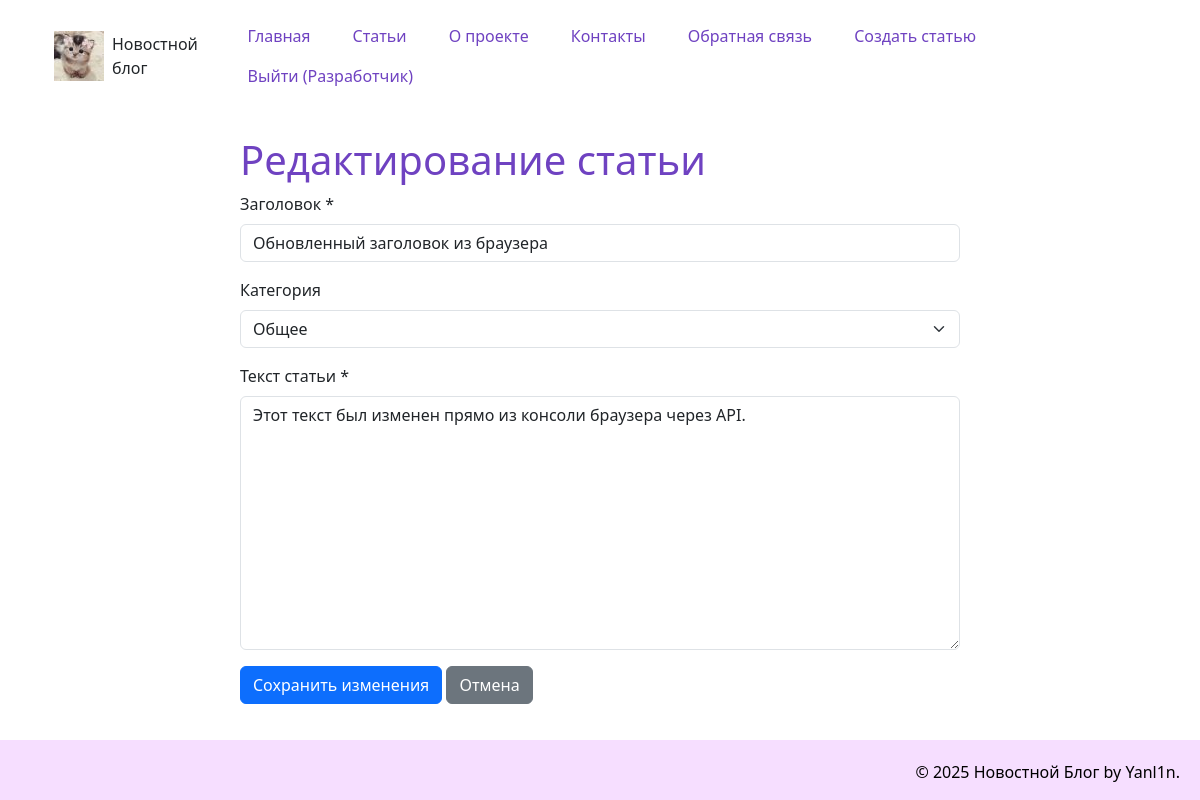
Before: /edit_article/1 (signed in) with the older database file.
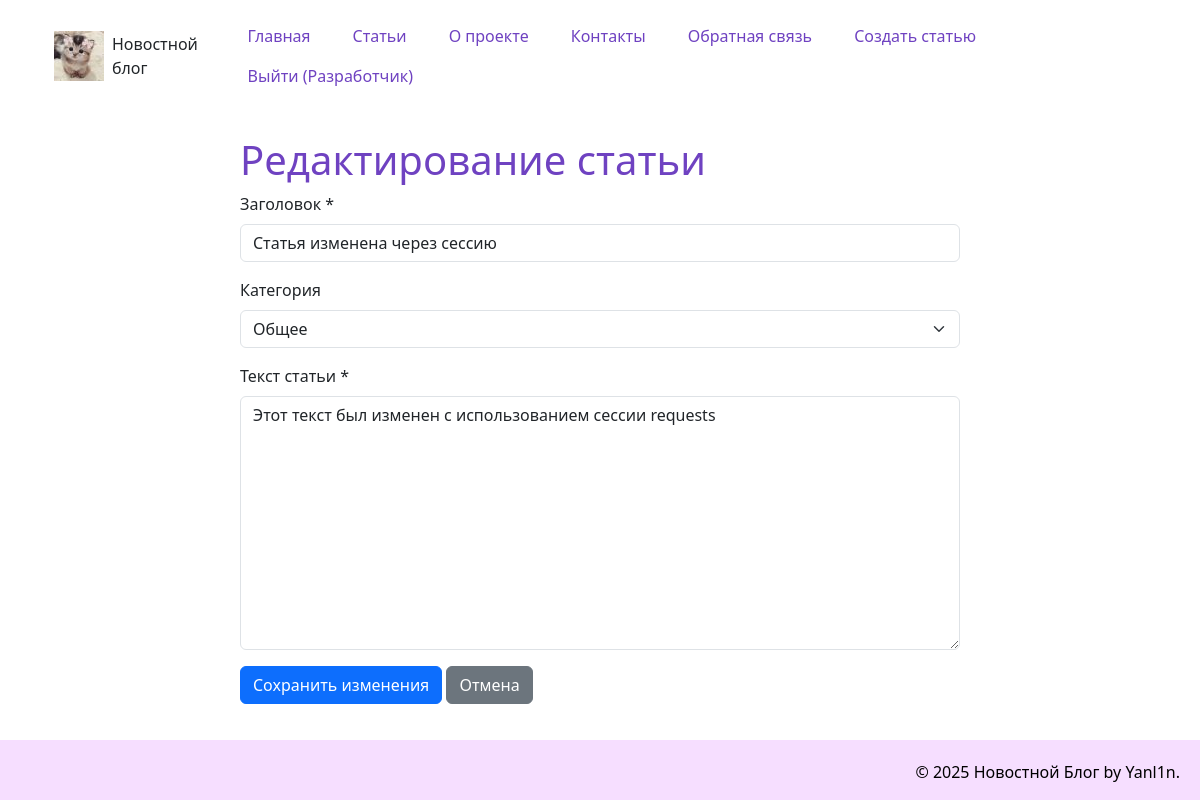
After: the same page with the newer database file.
### models.py (models this page shows, shortened)
class Article(data_base.Model):
    __tablename__= "article"
    id = data_base.Column(data_base.Integer, primary_key = True)
    title = data_base.Column(data_base.String(200), nullable=False)
    text = data_base.Column(data_base.Text, nullable=False)
    date = data_base.Column(data_base.DateTime, default=datetime.utcnow)
    user_id = data_base.Column(data_base.Integer, data_base.ForeignKey('user.id'), nullable=False)
    category = data_base.Column(data_base.String(50), default='Общая')
    comment = data_base.relation('Comment', backref='article', lazy='dynamic')

### app.py (the view, shortened to what this page needs)
@app.route("/edit_article/<int:id>", methods=['GET', 'POST'])
@login_required
def edit_article(id):
    article = Article.query.get_or_404(id)
    if article.author != current_user:
        flash('У вас нет прав для редактирования этой статьи', 'error')
        return redirect(url_for('news_article', id=id))
    return render_template('edit_article.html', article=article)

### app.py (called while the page is built)
@login_manager.user_loader
def load_user(user_id):
    return User.query.get(int(user_id))

### templates/edit_article.html (shortened to what this page needs)
{% extends 'base.html' %}
{% block content %}
<div class="row justify-content-center">
    <div class="col-md-8">
        <h1>Редактирование статьи</h1>
        <form method="POST">
            <div class="mb-3">
                <label for="title" class="form-label">Заголовок *</label>
                <input type="text" class="form-control" id="title" name="title" value="{{ article.title }}" required>
            </div>
            <div class="mb-3">
                <label for="category" class="form-label">Категория</label>
                <select class="form-select" id="category" name="category">
                    <option value="general" {% if article.category == 'general' %}selected{% endif %}>Общее</option>
                </select>
            </div>
            <div class="mb-3">
                <label for="text" class="form-label">Текст статьи *</label>
                <textarea class="form-control" id="text" name="text" rows="10" required>{{ article.text }}</textarea>
            </div>
            <button type="submit" class="btn btn-primary">Сохранить изменения</button>
            <a href="{{ url_for('news_article', id=article.id) }}" class="btn btn-secondary">Отмена</a>
        </form>
    </div>
</div>
{% endblock %}

Changed rows visible on the page:
changed Article: title "Обновленный заголовок из браузера" → "Статья изменена через сессию"; text "Этот текст был изменен прямо из консоли браузера через API." → "Этот текст был изменен с использованием сессии requests"
